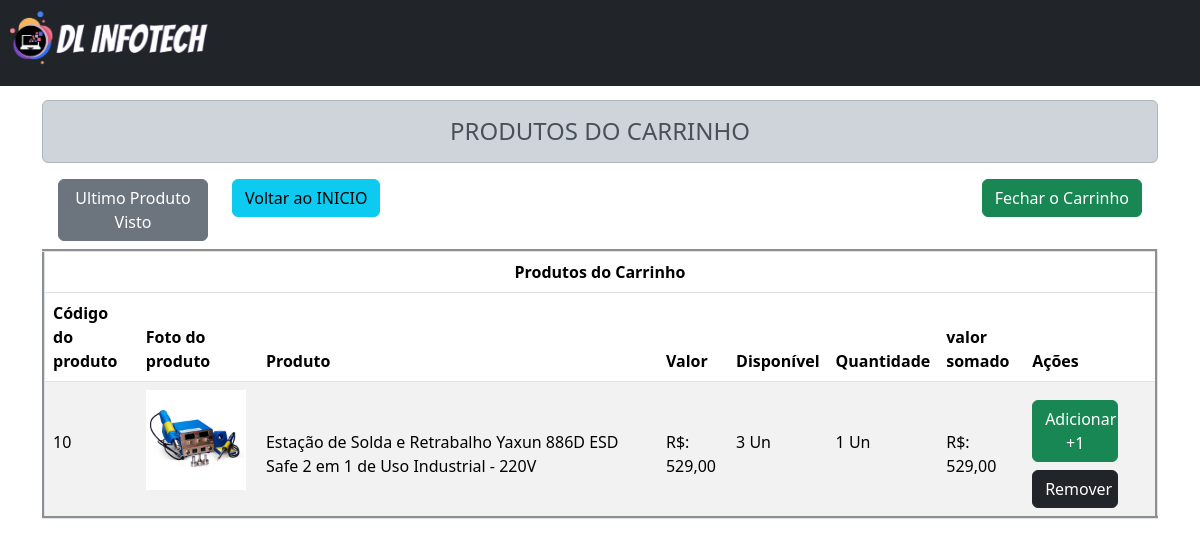
The page /produtos/ver_carrinho.php?id_produto=1 on the database as committed earlier.
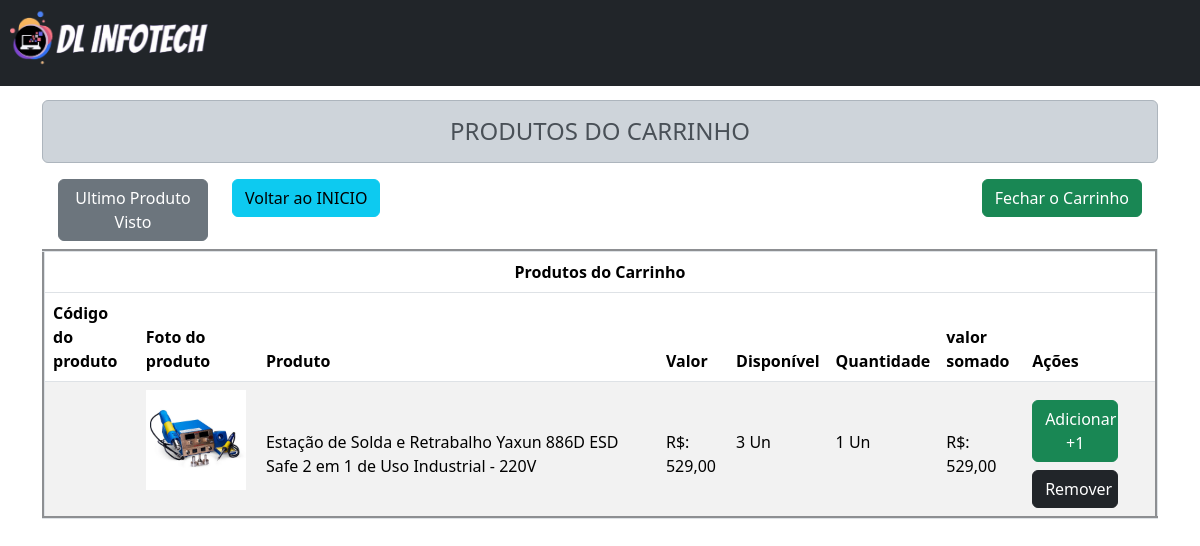
The same page on the database as committed later.
### tables this page shows
CREATE TABLE `produtos` (
  `id_produto` int(11) NOT NULL,
  `cod_produto` varchar(40) NOT NULL,
  `nome` varchar(100) NOT NULL,
  `valor` double(10,2) NOT NULL,
  `quantidade` double(10,2) NOT NULL,
  `categoria` varchar(120) NOT NULL,
  `cor` varchar(15) NOT NULL,
  `voltagem` varchar(10) NOT NULL,
  `voltagem_opcoes` varchar(10) NOT NULL,
  `descricao` varchar(250) NOT NULL,
  `status` int(1) NOT NULL,
  `foto` varchar(100) NOT NULL,
  `foto_1` varchar(50) NOT NULL,
  `foto_2` varchar(50) NOT NULL,
  `foto_3` varchar(50) NOT NULL,
  `foto_4` varchar(50) NOT NULL,
  `foto_5` varchar(50) NOT NULL,
  `foto_6` varchar(50) NOT NULL,
  `azul` int(1) NOT NULL,
  `vermelho` int(1) NOT NULL,
  `preto` int(1) NOT NULL,
  `branco` int(1) NOT NULL,
  `amarelo` int(1) NOT NULL,
  `verde` int(1) NOT NULL,
  `laranja` int(1) NOT NULL,
  `cinza` int(1) NOT NULL,
  `rosa` int(1) NOT NULL,
  `marrom` int(1) NOT NULL,
  `roxo` int(1) NOT NULL,
  `prata` int(1) NOT NULL,
  `dourado` int(1) NOT NULL
);

### produtos/ver_carrinho.php (the view, shortened to what this page needs)
<?php
if(!empty($_GET['id_produto'])){
if(isset($_GET['id_produto'])){
    $id = intval($_GET['id_produto']);
}
}
require_once 'cabecalho.php';
?>
<div class="container" style="margin-top: 100px">
            <h4 align="center" class="alert alert-dark">PRODUTOS DO CARRINHO</h4>
            <?php
                if(count($_SESSION['produto_carrinho'])==0){
                echo '<h4 align="center" class="alert alert-info">Nenhum Produto No Carrinho</h4>';
                echo '<h5>Escolha uma das opções a seguir: </h5>
                <a class="btn btn-secondary" href="pagina_produto.php?id_produto='.$_SESSION['ultimo_visto'].'">Ultimo Produto Visto</a>
                <a class="btn btn-info" href="../index.php">Voltar ao INICIO</a>';
                }else{
				echo '<div class="row"><div class="col-sm-2 "><a class="btn btn-secondary ms-3" href="pagina_produto.php?id_produto='.$_SESSION['ultimo_visto'].'">Ultimo Produto Visto</a>
                </div><div class="col-sm-2"><a class="btn btn-info" href="../index.php">Voltar ao INICIO</a></div>
                <div class="col me-3" align="right"><form action="endereco.php" method="POST">
				<a class="btn btn-success" href="endereco_compra.php?fechar_carrinho=ok">Fechar o Carrinho</a></div>
				</div>';
                echo '<table class="table table-striped mt-2" border="3">
                <thead>
                    <tr align="center">
                        <th colspan="8">Produtos do Carrinho</th>
                    </tr>
                    <tr>
                        <th>Código do produto</th>
                        <th>Foto do produto </th>
                        <th>Produto</th>
                        <th>Valor</th>
                        <th>Disponível</th>
                        <th>Quantidade</th>
                        <th>valor somado</th>
                        <th>Ações</th>
                    </tr>
                </thead>
                <tbody>';
                foreach ($_SESSION['produto_carrinho'] as $id => $qtd) {
                $sql = "SELECT * FROM produtos WHERE id_produto = ?";
                $consulta = $conexao->prepare($sql);
                $consulta->execute(array($id));
                $dados = $consulta->fetch(PDO::FETCH_ASSOC);
                $cod_produto = $dados['cod_produto'];
                $nome = $dados['nome'];
                $valor= $dados['valor'];
                $quantidade= $dados['quantidade'];
                $somado = $valor * $qtd;
                $foto_pr= $dados['foto'];
                echo '<tr style="height: 110px">
                <td><P style="margin-top: 40px">'.$cod_produto.'</P></td>
                <td><img style="width:100px "src="../img/produtos/'.$foto_pr.'"> </td>
                <td width="400"><P style="margin-top: 40px">'.$nome.'</P></td>
                <td><P style="margin-top: 40px">R$: '. number_format($valor,2,',','.').'</P></td>
                <td><P style="margin-top: 40px">'.$quantidade.' Un</P></td>
                <td><P style="margin-top: 40px">'.$qtd.' Un</P></td>
                <td><P style="margin-top: 40px"> R$: '.number_format($somado,2,',','.').'</P></td>
                <td><a class="btn btn-success w-75" style="margin-top: 10px"href="ver_carrinho.php?id_produto='.$id.'">Adicionar +1</a>
                <a class="btn btn-dark mt-2 w-75" href="ver_carrinho.php?destroi_produto='.$id.'">Remover</a></td></tr>
';
                }
                }
?>
        </tbody>
    </table>
</div>

Rows that differ between the two databases and show on the page:
changed produtos: cod_produto "10" → (not shown)
